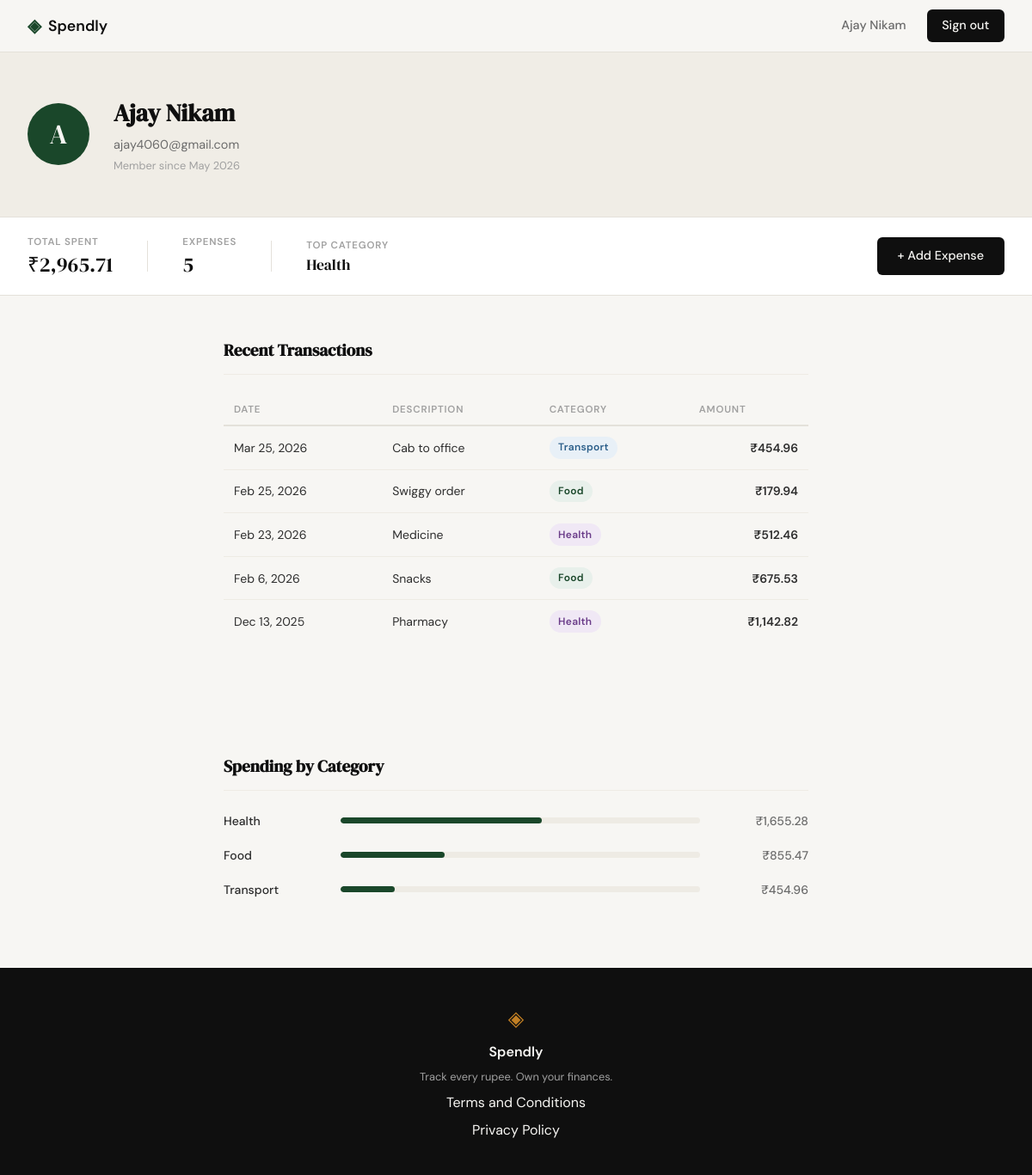
The page /profile (signed in) on the database its author committed.
### tables this page shows
CREATE TABLE users (
            id            INTEGER PRIMARY KEY AUTOINCREMENT,
            name          TEXT    NOT NULL,
            email         TEXT    UNIQUE NOT NULL,
            password_hash TEXT    NOT NULL,
            created_at    TEXT    DEFAULT (datetime('now'))
        );

CREATE TABLE expenses (
            id          INTEGER PRIMARY KEY AUTOINCREMENT,
            user_id     INTEGER NOT NULL REFERENCES users(id),
            amount      REAL    NOT NULL,
            category    TEXT    NOT NULL,
            date        TEXT    NOT NULL,
            description TEXT,
            created_at  TEXT    DEFAULT (datetime('now'))
        );

### app.py (the view)
@app.route("/profile")
def profile():
    if not session.get("user_id"):
        return redirect(url_for("login"))
    user_id      = session["user_id"]
    user         = get_user_by_id(user_id)
    stats        = get_summary_stats(user_id)
    transactions = get_recent_transactions(user_id, limit=5)
    breakdown    = get_category_breakdown(user_id)
    return render_template(
        "profile.html",
        user=user,
        stats=stats,
        transactions=transactions,
        breakdown=breakdown,
        fmt_date=_fmt_date,
    )

### app.py (called while the page is built)
def _fmt_date(iso):
    try:
        d = datetime.strptime(iso, "%Y-%m-%d")
        return f"{d.strftime('%b')} {d.day}, {d.year}"
    except Exception:
        return iso

### database/db.py (called while the page is built)
def get_db():
    conn = sqlite3.connect(DB_PATH)
    conn.row_factory = sqlite3.Row
    conn.execute("PRAGMA foreign_keys = ON")
    return conn

### database/queries.py (called while the page is built)
def get_user_by_id(user_id):
    conn = get_db()
    try:
        row = conn.execute(
            "SELECT name, email, created_at FROM users WHERE id = ?",
            (user_id,),
        ).fetchone()
        if row is None:
            return None
        try:
            dt = datetime.fromisoformat(row["created_at"])
            member_since = dt.strftime("%B %Y")
        except Exception:
            member_since = row["created_at"]
        return {"name": row["name"], "email": row["email"], "member_since": member_since}
    finally:
        conn.close()

def get_summary_stats(user_id):
    conn = get_db()
    try:
        row = conn.execute(
            "SELECT COALESCE(SUM(amount), 0.0) AS total_spent,"
            " COUNT(*) AS transaction_count"
            " FROM expenses WHERE user_id = ?",
            (user_id,),
        ).fetchone()
        top = conn.execute(
            "SELECT category FROM expenses WHERE user_id = ?"
            " GROUP BY category ORDER BY SUM(amount) DESC LIMIT 1",
            (user_id,),
        ).fetchone()
        return {
            "total_spent": row["total_spent"],
            "transaction_count": row["transaction_count"],
            "top_category": top["category"] if top else "—",
        }
    finally:
        conn.close()

def get_recent_transactions(user_id, limit=10):
    conn = get_db()
    try:
        rows = conn.execute(
            "SELECT date, description, category, amount"
            " FROM expenses WHERE user_id = ?"
            " ORDER BY date DESC, id DESC LIMIT ?",
            (user_id, limit),
        ).fetchall()
        return [dict(r) for r in rows]
    finally:
        conn.close()

### templates/profile.html (shortened to what this page needs)
{% extends "base.html" %}
{% block head %}
<link rel="stylesheet" href="{{ url_for('static', filename='css/profile.css') }}">
{% endblock %}
{% block content %}
<div class="profile-page">
    <div class="profile-header">
        <div class="profile-header-inner">
            <div class="profile-avatar">{{ user["name"][0].upper() }}</div>
            <div class="profile-meta">
                <h1 class="profile-name">{{ user["name"] }}</h1>
                <p class="profile-email">{{ user["email"] }}</p>
                <p class="profile-since">Member since {{ user.member_since }}</p>
            </div>
        </div>
    </div>
    <div class="profile-stats">
        <div class="profile-stats-inner">
            <div class="stat-card">
                <span class="stat-label">Total Spent</span>
                <span class="stat-value">₹{{ "{:,.2f}".format(stats.total_spent) }}</span>
            </div>
            <div class="stat-card">
                <span class="stat-label">Expenses</span>
                <span class="stat-value">{{ stats.transaction_count }}</span>
            </div>
            <div class="stat-card">
                <span class="stat-label">Top Category</span>
                <span class="stat-value stat-value--sm">{{ stats.top_category }}</span>
            </div>
            <div class="stat-cta">
                <a href="{{ url_for('add_expense') }}" class="btn-primary">+ Add Expense</a>
            </div>
        </div>
    </div>
    <div class="profile-body">
        <div class="profile-body-inner">
            <h2 class="section-title">Recent Transactions</h2>
            {% if transactions %}
            <div class="transactions-wrap">
                <table class="transactions-table">
                    <thead>
                        <tr>
                            <th>Date</th>
                            <th>Description</th>
                            <th>Category</th>
                            <th class="col-amount">Amount</th>
                        </tr>
                    </thead>
                    <tbody>
                        {% for e in transactions %}
                        <tr>
                            <td class="col-date">{{ fmt_date(e["date"]) }}</td>
                            <td class="col-desc">{{ e["description"] or "—" }}</td>
                            <td>
                                <span class="badge badge--{{ e['category'] | lower | replace(' ', '-') }}">
                                    {{ e["category"] }}
                                </span>
                            </td>
                            <td class="col-amount">₹{{ "{:,.2f}".format(e["amount"]) }}</td>
                        </tr>
                        {% endfor %}
                    </tbody>
                </table>
            </div>
            {% else %}
            <p class="no-expenses">No transactions yet.</p>
            {% endif %}
        </div>
    </div>
    <div class="profile-body">
        <div class="profile-body-inner">
            <h2 class="section-title">Spending by Category</h2>
            {% if breakdown %}
                <div class="category-list">
                    {% for item in breakdown %}
                    <div class="category-row">
                        <div class="category-name">{{ item.name }}</div>
                        <div class="category-bar-track">
                            <div class="category-bar-fill"
                                 style="width: {{ item.pct }}%"></div>
                        </div>
                        <div class="category-amount">₹{{ "{:,.2f}".format(item.amount) }}</div>
                    </div>
                    {% endfor %}
                </div>
            {% else %}
                <p class="no-expenses">
                    No expenses recorded yet.
                    <a href="{{ url_for('add_expense') }}">Add your first one.</a>
                </p>
            {% endif %}
        </div>
    </div>
</div>
{% endblock %}

### templates/base.html (shortened to what this page needs)
<!DOCTYPE html>
<html lang="en">
<head>
    <link rel="stylesheet" href="{{ url_for('static', filename='css/style.css') }}">
    {% block head %}{% endblock %}
</head>
<body>
    <nav class="navbar">
        <div class="nav-inner">
            <a href="{{ url_for('landing') }}" class="nav-brand">
                <span class="brand-icon">◈</span>
                <span class="brand-name">Spendly</span>
            </a>
            <div class="nav-links">
                {% if session.get("user_id") %}
                <a href="{{ url_for('profile') }}">{{ session.get("user_name", "Profile") }}</a>
                <a href="{{ url_for('logout') }}" class="nav-cta">Sign out</a>
                {% else %}
                <a href="{{ url_for('login') }}">Sign in</a>
                <a href="{{ url_for('register') }}" class="nav-cta">Get started</a>
                {% endif %}
            </div>
        </div>
    </nav>
    <main class="main-content">
        {% block content %}{% endblock %}
    </main>
    <footer class="footer">
        <div class="footer-inner">
            <span class="brand-icon">◈</span>
            <span class="footer-name">Spendly</span>
            <p class="footer-copy">Track every rupee. Own your finances.</p>
            <a href="/terms">Terms and Conditions</a>
            <a href="/privacy">Privacy Policy</a>
        </div>
    </footer>
</body>
</html>

### static/css/style.css (style rules this page uses)
:root { --ink: #0f0f0f; --ink-soft: #2d2d2d; --ink-muted: #6b6b6b; --ink-faint: #a0a0a0; --paper: #f7f6f3; --paper-warm: #f0ede6; --paper-card: #ffffff; --accent: #1a472a; --accent-light: #e8f0eb; --accent-2: #c17f24; --accent-2-light: #fdf3e3; --danger: #c0392b; --danger-light: #fdecea; --border: #e4e1da; --border-soft: #eeebe4; --font-display: 'DM Serif Display', Georgia, serif; --font-body: 'DM Sans', system-ui, sans-serif; --max-width: 1200px; --auth-width: 440px; --radius-sm: 6px; --radius-md: 12px; --radius-lg: 20px; }
*, *::before, *::after { box-sizing: border-box; margin: 0; padding: 0; }
html { font-size: 16px; scroll-behavior: smooth; }
body { background: var(--paper); color: var(--ink); font-family: var(--font-body); font-size: 1rem; line-height: 1.6; -webkit-font-smoothing: antialiased; }
a { color: inherit; text-decoration: none; }
.navbar { position: sticky; top: 0; z-index: 100; background: var(--paper); border-bottom: 1px solid var(--border); padding: 0 2rem; }
.nav-inner { max-width: var(--max-width); margin: 0 auto; height: 60px; display: flex; align-items: center; justify-content: space-between; }
.nav-brand { display: flex; align-items: center; gap: 0.5rem; font-family: var(--font-body); font-weight: 600; font-size: 1.1rem; color: var(--ink); }
.brand-icon { color: var(--accent); font-size: 1.3rem; }
.brand-name { color: var(--ink); }
.nav-links { display: flex; align-items: center; gap: 1.5rem; font-size: 0.9rem; font-weight: 500; }
.nav-links a { color: var(--ink-muted); transition: color 0.2s; }
.nav-cta { background: var(--ink) !important; color: var(--paper) !important; padding: 0.45rem 1.1rem; border-radius: var(--radius-sm); transition: background 0.2s !important; }
.main-content { min-height: calc(100vh - 60px - 100px); }
.btn-primary { display: inline-block; background: var(--ink); color: var(--paper); padding: 0.65rem 1.5rem; border-radius: var(--radius-sm); font-family: var(--font-body); font-size: 0.9rem; font-weight: 500; cursor: pointer; border: none; transition: background 0.2s; text-decoration: none; }
.footer { background: var(--ink); color: var(--paper); padding: 2.5rem 2rem; text-align: center; }
.footer-inner { display: flex; flex-direction: column; align-items: center; gap: 0.4rem; }
.footer .brand-icon { color: var(--accent-2); font-size: 1.5rem; }
.footer-name { font-weight: 600; font-size: 1rem; }
.footer-copy { font-size: 0.8rem; color: var(--ink-faint); }

### rows shown on the page
users: get "Ajay Nikam", name "A", name "Ajay Nikam", email "ajay4060@gmail.com"
expenses: date "Mar 25, 2026", description "Cab to office", category "Transport", amount "454.96", name "Transport", {{ item.pct }} 15 (drawn)
expenses: date "Feb 25, 2026", description "Swiggy order", category "Food", amount "179.94"
expenses: date "Feb 23, 2026", description "Medicine", category "Health", amount "512.46"
expenses: date "Feb 6, 2026", description "Snacks", category "Food", amount "675.53"
expenses: date "Dec 13, 2025", description "Pharmacy", category "Health", amount "1,142.82"

### other values the page prints
{{ user.member_since }} "May 2026"
{{ "{:,.2f}".format(stats.total_spent) }} "2,965.71"
{{ stats.transaction_count }} "5"
{{ stats.top_category }} "Health"
{{ item.name }} "Health" "Food"
{{ "{:,.2f}".format(item.amount) }} "1,655.28" "855.47"
